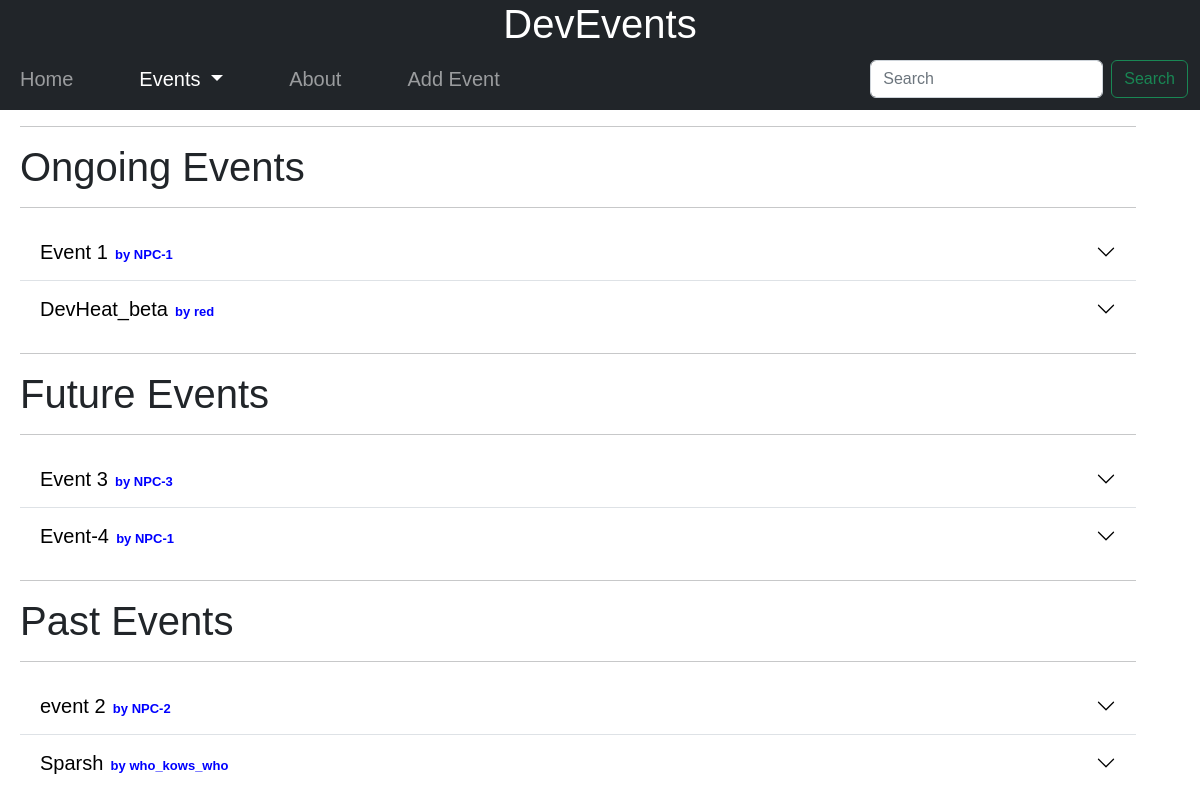
The page /event/ on the database as committed earlier.
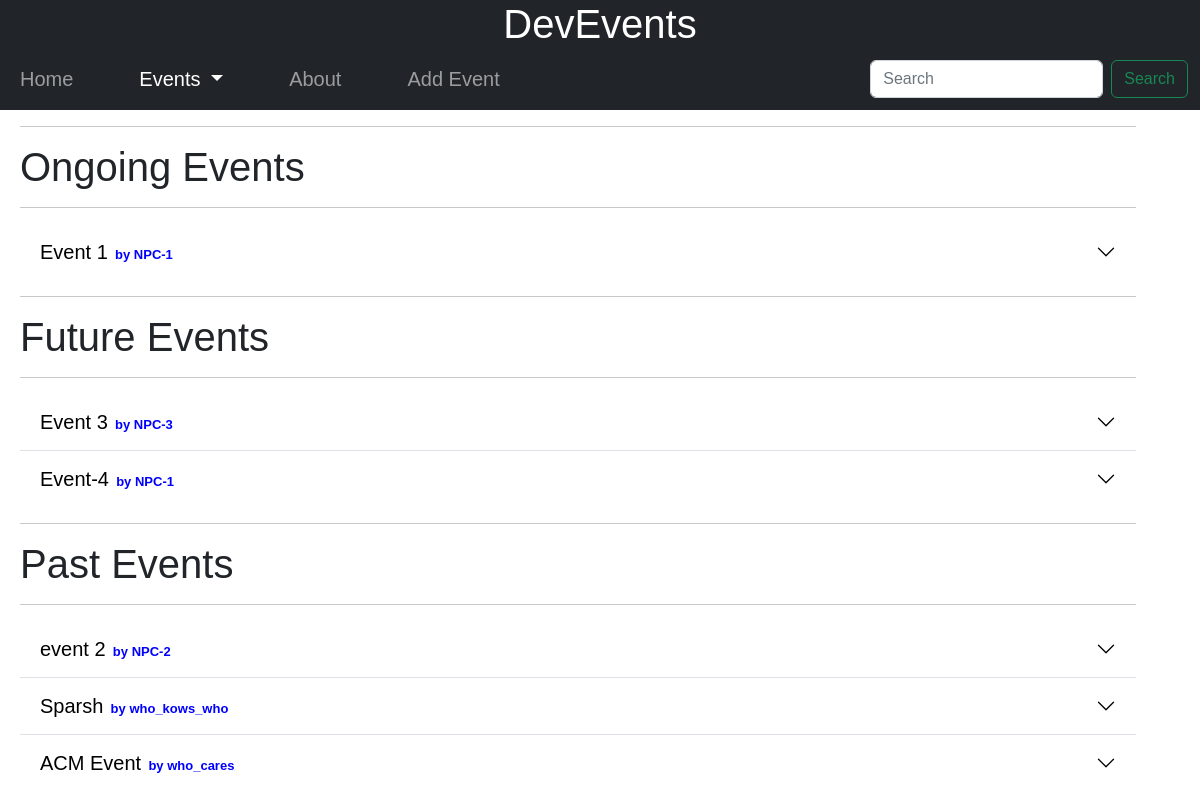
The same page on the database as committed later.
### event/models.py (models this page shows, shortened)
class Event(models.Model):
    serial_no=models.AutoField(primary_key=True)
    title=models.CharField(max_length=100)
    author=models.CharField(max_length=100)
    slug=models.CharField(max_length=100)
    start_time=models.DateTimeField()
    end_time=models.DateTimeField()
    description=models.CharField(max_length=150)
    content=HTMLField()
    pub_timestamp=models.DateTimeField(auto_now=True)
    image=models.ImageField(upload_to="event/images")

### event/views.py (the view)
# urls.py: path('',views.allEvents,name='allEvents'),
def allEvents(request):
    events=Event.objects.all()
    future_events=[]
    past_events=[]
    current_events=[]
    now=timezone.now()
    for event in events:
        if (event.start_time>now):
            future_events.append(event)
        elif (event.end_time>now and event.start_time<=now):
            current_events.append(event)
        else:
            past_events.append(event)
    params={'future_events':future_events,'current_events':current_events,'past_events':past_events}
    return render(request,"event/allEvents.html",params)

### templates/event/allEvents.html (shortened to what this page needs)
{% extends 'base.html' %}
{% block eventactivity %}active{% endblock eventactivity %}
{% block body %}
<div class="container mx-2">
    <hr>
    <h1 class="my-0">Ongoing Events</h1>
    <hr>
    <div class="accordion accordion-flush" id="accordionFlushExample">
        {% for event in current_events %}
            <div class="accordion-item" style="padding:0px;">
                <h2 class="accordion-header" id="flush-heading{{forloop.counter}}">
                <button class="accordion-button collapsed my-0" type="button" data-bs-toggle="collapse" data-bs-target="#flush-collapse{{forloop.counter}}" aria-expanded="false" aria-controls="flush-collapse{{forloop.counter}}">
                    <a href="/event/{{event.slug}}" style="text-decoration:none;color:black"><span style="font-size:20px;">{{event.title}}</span><span style="font-size:13px;font-weight:bold;color:blue;" >&nbsp; by {{event.author}}</span></a>
                </button>
                </h2>
            </div>
        {% endfor %}
    </div>
    <hr>
    <h1 class="m-0">Future Events</h1>
    <hr>
    <div class="accordion accordion-flush" id="accordionFlushExample">
        {% for event in future_events %}
            <div class="accordion-item" style="padding:10px,0px;">
                <h2 class="accordion-header" id="flush-heading{{forloop.counter}}">
                <button class="accordion-button collapsed my-0" type="button" data-bs-toggle="collapse" data-bs-target="#flush-collapse{{forloop.counter}}" aria-expanded="false" aria-controls="flush-collapse{{forloop.counter}}">
                    <a href="/event/{{event.slug}}" style="text-decoration:none;color:black"><span style="font-size:20px;">{{event.title}}</span><span style="font-size:13px;font-weight:bold;color:blue;" >&nbsp; by {{event.author}}</span></a>
                </button>
                </h2>
            </div>
        {% endfor %}
    </div>
    <hr>
    <h1 class="m-0">Past Events</h1>
    <hr>
    <div class="accordion accordion-flush" id="accordionFlushExample">
        {% for event in past_events %}
            <div class="accordion-item" style="padding:10px,0px;">
                <h2 class="accordion-header" id="flush-heading{{forloop.counter}}">
                <button class="accordion-button collapsed my-0" type="button" data-bs-toggle="collapse" data-bs-target="#flush-collapse{{forloop.counter}}" aria-expanded="false" aria-controls="flush-collapse{{forloop.counter}}">
                    <a href="/event/{{event.slug}}" style="text-decoration:none;color:black"><span style="font-size:20px;">{{event.title}}</span><span style="font-size:13px;font-weight:bold;color:blue;" >&nbsp; by {{event.author}}</span></a>
                </button>
                </h2>
            </div>
        {% endfor %}
    </div>
</div>
{% endblock body %}

Rows that differ between the two databases and show on the page:
removed Event: title "DevHeat_beta", author "red", shown under "Ongoing Events"
added Event: title "ACM Event", author "who_cares", shown under "Past Events"
